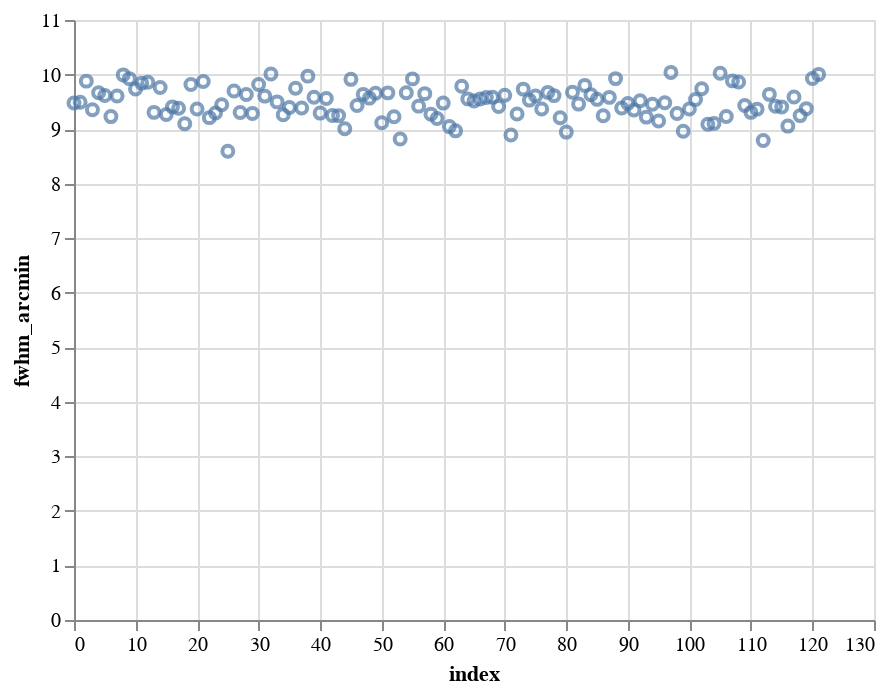

Notebook cell for this chart:
### Code cell
import altair as alt
from vega_datasets import data

alt.Chart(a).mark_point().encode(x="index", y="fwhm_arcmin")

### Figure 1 — Vega-Lite specification as saved in the notebook (floating-point values rounded to 4 significant figures)
{"$schema": "https://vega.github.io/schema/vega-lite/v2.6.0.json", "config": {"view": {"height": 300, "width": 400}}, "data": {"name": "data-4fc8b6ad00ead143f7f729ffa85837da"}, "datasets": {"data-4fc8b6ad00ead143f7f729ffa85837da": [{"bandcenter_ghz": 90.71, "bandwidth_ghz": 21.64, "fwhm_arcmin": 9.478, "fwhm_deg": 0.158, "index": 0}, {"bandcenter_ghz": 89.17, "bandwidth_ghz": 21.83, "fwhm_arcmin": 9.491, "fwhm_deg": 0.1582, "index": 1}, {"bandcenter_ghz": 88.53, "bandwidth_ghz": 22.97, "fwhm_arcmin": 9.879, "fwhm_deg": 0.1647, "index": 2}, {"bandcenter_ghz": 90.58, "bandwidth_ghz": 22.4, "fwhm_arcmin": 9.355, "fwhm_deg": 0.1559, "index": 3}, {"bandcenter_ghz": 89.27, "bandwidth_ghz": 22.98, "fwhm_arcmin": 9.667, "fwhm_deg": 0.1611, "index": 4}, {"bandcenter_ghz": 87.84, "bandwidth_ghz": 22.18, "fwhm_arcmin": 9.615, "fwhm_deg": 0.1603, "index": 5}, {"bandcenter_ghz": 92.06, "bandwidth_ghz": 21.89, "fwhm_arcmin": 9.229, "fwhm_deg": 0.1538, "index": 6}, {"bandcenter_ghz": 88.74, "bandwidth_ghz": 22.17, "fwhm_arcmin": 9.607, "fwhm_deg": 0.1601, "index": 7}, {"bandcenter_ghz": 90.23, "bandwidth_ghz": 22.63, "fwhm_arcmin": 9.993, "fwhm_deg": 0.1666, "index": 8}, {"bandcenter_ghz": 88.93, "bandwidth_ghz": 21.46, "fwhm_arcmin": 9.925, "fwhm_deg": 0.1654, "index": 9}, {"bandcenter_ghz": 89.28, "bandwidth_ghz": 22.7, "fwhm_arcmin": 9.734, "fwhm_deg": 0.1622, "index": 10}, {"bandcenter_ghz": 88.55, "bandwidth_ghz": 22.69, "fwhm_arcmin": 9.843, "fwhm_deg": 0.164, "index": 11}, {"bandcenter_ghz": 89.46, "bandwidth_ghz": 23.03, "fwhm_arcmin": 9.858, "fwhm_deg": 0.1643, "index": 12}, {"bandcenter_ghz": 90.16, "bandwidth_ghz": 23.12, "fwhm_arcmin": 9.307, "fwhm_deg": 0.1551, "index": 13}, {"bandcenter_ghz": 90.25, "bandwidth_ghz": 22.12, "fwhm_arcmin": 9.761, "fwhm_deg": 0.1627, "index": 14}, {"bandcenter_ghz": 88.84, "bandwidth_ghz": 21.7, "fwhm_arcmin": 9.267, "fwhm_deg": 0.1544, "index": 15}, {"bandcenter_ghz": 88.88, "bandwidth_ghz": 22.39, "fwhm_arcmin": 9.407, "fwhm_deg": 0.1568, "index": 16}, {"bandcenter_ghz": 89.79, "bandwidth_ghz": 22.66, "fwhm_arcmin": 9.382, "fwhm_deg": 0.1564, "index": 17}, {"bandcenter_ghz": 91.18, "bandwidth_ghz": 22.17, "fwhm_arcmin": 9.097, "fwhm_deg": 0.1516, "index": 18}, {"bandcenter_ghz": 90.13, "bandwidth_ghz": 23.2, "fwhm_arcmin": 9.817, "fwhm_deg": 0.1636, "index": 19}, {"bandcenter_ghz": 89.04, "bandwidth_ghz": 22.25, "fwhm_arcmin": 9.367, "fwhm_deg": 0.1561, "index": 20}, {"bandcenter_ghz": 89.3, "bandwidth_ghz": 22.45, "fwhm_arcmin": 9.874, "fwhm_deg": 0.1646, "index": 21}, {"bandcenter_ghz": 90.05, "bandwidth_ghz": 22.24, "fwhm_arcmin": 9.21, "fwhm_deg": 0.1535, "index": 22}, {"bandcenter_ghz": 90.33, "bandwidth_ghz": 22.39, "fwhm_arcmin": 9.294, "fwhm_deg": 0.1549, "index": 23}, {"bandcenter_ghz": 90.66, "bandwidth_ghz": 22.34, "fwhm_arcmin": 9.447, "fwhm_deg": 0.1575, "index": 24}, {"bandcenter_ghz": 89.98, "bandwidth_ghz": 21.7, "fwhm_arcmin": 8.594, "fwhm_deg": 0.1432, "index": 25}, {"bandcenter_ghz": 91.36, "bandwidth_ghz": 22.16, "fwhm_arcmin": 9.698, "fwhm_deg": 0.1616, "index": 26}, {"bandcenter_ghz": 87.81, "bandwidth_ghz": 22.59, "fwhm_arcmin": 9.304, "fwhm_deg": 0.1551, "index": 27}, {"bandcenter_ghz": 89.1, "bandwidth_ghz": 23.11, "fwhm_arcmin": 9.634, "fwhm_deg": 0.1606, "index": 28}, {"bandcenter_ghz": 91.39, "bandwidth_ghz": 22.15, "fwhm_arcmin": 9.287, "fwhm_deg": 0.1548, "index": 29}, {"bandcenter_ghz": 88.04, "bandwidth_ghz": 22.47, "fwhm_arcmin": 9.817, "fwhm_deg": 0.1636, "index": 30}, {"bandcenter_ghz": 90.16, "bandwidth_ghz": 22.52, "fwhm_arcmin": 9.605, "fwhm_deg": 0.1601, "index": 31}, {"bandcenter_ghz": 89.44, "bandwidth_ghz": 22.15, "fwhm_arcmin": 10.01, "fwhm_deg": 0.1668, "index": 32}, {"bandcenter_ghz": 87.6, "bandwidth_ghz": 22.71, "fwhm_arcmin": 9.499, "fwhm_deg": 0.1583, "index": 33}, {"bandcenter_ghz": 89.2, "bandwidth_ghz": 22.81, "fwhm_arcmin": 9.263, "fwhm_deg": 0.1544, "index": 34}, {"bandcenter_ghz": 89.96, "bandwidth_ghz": 22.65, "fwhm_arcmin": 9.397, "fwhm_deg": 0.1566, "index": 35}, {"bandcenter_ghz": 88.27, "bandwidth_ghz": 22.11, "fwhm_arcmin": 9.749, "fwhm_deg": 0.1625, "index": 36}, {"bandcenter_ghz": 88.3, "bandwidth_ghz": 22.43, "fwhm_arcmin": 9.387, "fwhm_deg": 0.1565, "index": 37}, {"bandcenter_ghz": 88.69, "bandwidth_ghz": 22.48, "fwhm_arcmin": 9.971, "fwhm_deg": 0.1662, "index": 38}, {"bandcenter_ghz": 89.49, "bandwidth_ghz": 22.62, "fwhm_arcmin": 9.584, "fwhm_deg": 0.1597, "index": 39}, {"bandcenter_ghz": 88.24, "bandwidth_ghz": 22.83, "fwhm_arcmin": 9.293, "fwhm_deg": 0.1549, "index": 40}, {"bandcenter_ghz": 89.84, "bandwidth_ghz": 22.65, "fwhm_arcmin": 9.559, "fwhm_deg": 0.1593, "index": 41}, {"bandcenter_ghz": 89.83, "bandwidth_ghz": 23.34, "fwhm_arcmin": 9.25, "fwhm_deg": 0.1542, "index": 42}, {"bandcenter_ghz": 89.85, "bandwidth_ghz": 22.68, "fwhm_arcmin": 9.247, "fwhm_deg": 0.1541, "index": 43}, {"bandcenter_ghz": 89.78, "bandwidth_ghz": 22.5, "fwhm_arcmin": 9.006, "fwhm_deg": 0.1501, "index": 44}, {"bandcenter_ghz": 89.38, "bandwidth_ghz": 22.88, "fwhm_arcmin": 9.912, "fwhm_deg": 0.1652, "index": 45}, {"bandcenter_ghz": 88.98, "bandwidth_ghz": 22.38, "fwhm_arcmin": 9.433, "fwhm_deg": 0.1572, "index": 46}, {"bandcenter_ghz": 90.6, "bandwidth_ghz": 21.72, "fwhm_arcmin": 9.636, "fwhm_deg": 0.1606, "index": 47}, {"bandcenter_ghz": 88.04, "bandwidth_ghz": 21.45, "fwhm_arcmin": 9.568, "fwhm_deg": 0.1595, "index": 48}, {"bandcenter_ghz": 89.24, "bandwidth_ghz": 22.33, "fwhm_arcmin": 9.659, "fwhm_deg": 0.161, "index": 49}, {"bandcenter_ghz": 89.8, "bandwidth_ghz": 22.88, "fwhm_arcmin": 9.116, "fwhm_deg": 0.1519, "index": 50}, {"bandcenter_ghz": 89.05, "bandwidth_ghz": 22.1, "fwhm_arcmin": 9.664, "fwhm_deg": 0.1611, "index": 51}, {"bandcenter_ghz": 90.22, "bandwidth_ghz": 23.29, "fwhm_arcmin": 9.226, "fwhm_deg": 0.1538, "index": 52}, {"bandcenter_ghz": 88.47, "bandwidth_ghz": 21.62, "fwhm_arcmin": 8.82, "fwhm_deg": 0.147, "index": 53}, {"bandcenter_ghz": 90.64, "bandwidth_ghz": 23.08, "fwhm_arcmin": 9.665, "fwhm_deg": 0.1611, "index": 54}, {"bandcenter_ghz": 90.06, "bandwidth_ghz": 22.48, "fwhm_arcmin": 9.921, "fwhm_deg": 0.1653, "index": 55}, {"bandcenter_ghz": 89.04, "bandwidth_ghz": 22.71, "fwhm_arcmin": 9.421, "fwhm_deg": 0.157, "index": 56}, {"bandcenter_ghz": 89.33, "bandwidth_ghz": 22.87, "fwhm_arcmin": 9.65, "fwhm_deg": 0.1608, "index": 57}, {"bandcenter_ghz": 88.92, "bandwidth_ghz": 22.42, "fwhm_arcmin": 9.274, "fwhm_deg": 0.1546, "index": 58}, {"bandcenter_ghz": 88.87, "bandwidth_ghz": 21.48, "fwhm_arcmin": 9.194, "fwhm_deg": 0.1532, "index": 59}, {"bandcenter_ghz": 90.23, "bandwidth_ghz": 21.25, "fwhm_arcmin": 9.477, "fwhm_deg": 0.1579, "index": 60}, {"bandcenter_ghz": 86.9, "bandwidth_ghz": 22.39, "fwhm_arcmin": 9.046, "fwhm_deg": 0.1508, "index": 61}, {"bandcenter_ghz": 88.43, "bandwidth_ghz": 22.27, "fwhm_arcmin": 8.968, "fwhm_deg": 0.1495, "index": 62}, {"bandcenter_ghz": 89.61, "bandwidth_ghz": 21.81, "fwhm_arcmin": 9.787, "fwhm_deg": 0.1631, "index": 63}, {"bandcenter_ghz": 89.23, "bandwidth_ghz": 22.63, "fwhm_arcmin": 9.554, "fwhm_deg": 0.1592, "index": 64}, {"bandcenter_ghz": 89.19, "bandwidth_ghz": 22.06, "fwhm_arcmin": 9.515, "fwhm_deg": 0.1586, "index": 65}, {"bandcenter_ghz": 88.99, "bandwidth_ghz": 22.7, "fwhm_arcmin": 9.552, "fwhm_deg": 0.1592, "index": 66}, {"bandcenter_ghz": 89.52, "bandwidth_ghz": 22.22, "fwhm_arcmin": 9.579, "fwhm_deg": 0.1597, "index": 67}, {"bandcenter_ghz": 89.92, "bandwidth_ghz": 22.53, "fwhm_arcmin": 9.584, "fwhm_deg": 0.1597, "index": 68}, {"bandcenter_ghz": 88.79, "bandwidth_ghz": 22.4, "fwhm_arcmin": 9.414, "fwhm_deg": 0.1569, "index": 69}, {"bandcenter_ghz": 88.91, "bandwidth_ghz": 22.08, "fwhm_arcmin": 9.62, "fwhm_deg": 0.1603, "index": 70}, {"bandcenter_ghz": 89.25, "bandwidth_ghz": 22.41, "fwhm_arcmin": 8.892, "fwhm_deg": 0.1482, "index": 71}, {"bandcenter_ghz": 88.07, "bandwidth_ghz": 22.3, "fwhm_arcmin": 9.275, "fwhm_deg": 0.1546, "index": 72}, {"bandcenter_ghz": 88.83, "bandwidth_ghz": 22.71, "fwhm_arcmin": 9.733, "fwhm_deg": 0.1622, "index": 73}, {"bandcenter_ghz": 89.75, "bandwidth_ghz": 23.33, "fwhm_arcmin": 9.531, "fwhm_deg": 0.1589, "index": 74}, {"bandcenter_ghz": 89.9, "bandwidth_ghz": 22.78, "fwhm_arcmin": 9.607, "fwhm_deg": 0.1601, "index": 75}, {"bandcenter_ghz": 89.65, "bandwidth_ghz": 21.47, "fwhm_arcmin": 9.368, "fwhm_deg": 0.1561, "index": 76}, {"bandcenter_ghz": 90.0, "bandwidth_ghz": 22.29, "fwhm_arcmin": 9.674, "fwhm_deg": 0.1612, "index": 77}, {"bandcenter_ghz": 88.51, "bandwidth_ghz": 23.15, "fwhm_arcmin": 9.614, "fwhm_deg": 0.1602, "index": 78}, {"bandcenter_ghz": 89.11, "bandwidth_ghz": 22.33, "fwhm_arcmin": 9.208, "fwhm_deg": 0.1535, "index": 79}, {"bandcenter_ghz": 90.19, "bandwidth_ghz": 22.5, "fwhm_arcmin": 8.945, "fwhm_deg": 0.1491, "index": 80}, {"bandcenter_ghz": 88.63, "bandwidth_ghz": 22.61, "fwhm_arcmin": 9.674, "fwhm_deg": 0.1612, "index": 81}, {"bandcenter_ghz": 88.66, "bandwidth_ghz": 22.55, "fwhm_arcmin": 9.458, "fwhm_deg": 0.1576, "index": 82}, {"bandcenter_ghz": 89.2, "bandwidth_ghz": 22.81, "fwhm_arcmin": 9.801, "fwhm_deg": 0.1634, "index": 83}, {"bandcenter_ghz": 90.81, "bandwidth_ghz": 21.74, "fwhm_arcmin": 9.628, "fwhm_deg": 0.1605, "index": 84}, {"bandcenter_ghz": 91.06, "bandwidth_ghz": 21.85, "fwhm_arcmin": 9.545, "fwhm_deg": 0.1591, "index": 85}, {"bandcenter_ghz": 88.5, "bandwidth_ghz": 22.27, "fwhm_arcmin": 9.245, "fwhm_deg": 0.1541, "index": 86}, {"bandcenter_ghz": 89.43, "bandwidth_ghz": 22.55, "fwhm_arcmin": 9.582, "fwhm_deg": 0.1597, "index": 87}, {"bandcenter_ghz": 88.61, "bandwidth_ghz": 21.89, "fwhm_arcmin": 9.925, "fwhm_deg": 0.1654, "index": 88}, {"bandcenter_ghz": 91.68, "bandwidth_ghz": 22.41, "fwhm_arcmin": 9.385, "fwhm_deg": 0.1564, "index": 89}, {"bandcenter_ghz": 87.97, "bandwidth_ghz": 23.09, "fwhm_arcmin": 9.47, "fwhm_deg": 0.1578, "index": 90}, {"bandcenter_ghz": 89.46, "bandwidth_ghz": 22.43, "fwhm_arcmin": 9.349, "fwhm_deg": 0.1558, "index": 91}, {"bandcenter_ghz": 90.81, "bandwidth_ghz": 22.46, "fwhm_arcmin": 9.52, "fwhm_deg": 0.1587, "index": 92}, {"bandcenter_ghz": 89.5, "bandwidth_ghz": 22.27, "fwhm_arcmin": 9.22, "fwhm_deg": 0.1537, "index": 93}, {"bandcenter_ghz": 89.66, "bandwidth_ghz": 22.52, "fwhm_arcmin": 9.456, "fwhm_deg": 0.1576, "index": 94}, {"bandcenter_ghz": 91.36, "bandwidth_ghz": 22.76, "fwhm_arcmin": 9.149, "fwhm_deg": 0.1525, "index": 95}, {"bandcenter_ghz": 89.37, "bandwidth_ghz": 23.11, "fwhm_arcmin": 9.482, "fwhm_deg": 0.158, "index": 96}, {"bandcenter_ghz": 88.04, "bandwidth_ghz": 22.54, "fwhm_arcmin": 10.04, "fwhm_deg": 0.1673, "index": 97}, {"bandcenter_ghz": 89.98, "bandwidth_ghz": 22.38, "fwhm_arcmin": 9.287, "fwhm_deg": 0.1548, "index": 98}, {"bandcenter_ghz": 90.3, "bandwidth_ghz": 22.49, "fwhm_arcmin": 8.959, "fwhm_deg": 0.1493, "index": 99}, {"bandcenter_ghz": 88.45, "bandwidth_ghz": 22.8, "fwhm_arcmin": 9.367, "fwhm_deg": 0.1561, "index": 100}, {"bandcenter_ghz": 90.48, "bandwidth_ghz": 21.54, "fwhm_arcmin": 9.542, "fwhm_deg": 0.159, "index": 101}, {"bandcenter_ghz": 90.24, "bandwidth_ghz": 22.63, "fwhm_arcmin": 9.739, "fwhm_deg": 0.1623, "index": 102}, {"bandcenter_ghz": 89.15, "bandwidth_ghz": 21.78, "fwhm_arcmin": 9.088, "fwhm_deg": 0.1515, "index": 103}, {"bandcenter_ghz": 89.87, "bandwidth_ghz": 21.53, "fwhm_arcmin": 9.105, "fwhm_deg": 0.1517, "index": 104}, {"bandcenter_ghz": 89.77, "bandwidth_ghz": 21.83, "fwhm_arcmin": 10.03, "fwhm_deg": 0.1671, "index": 105}, {"bandcenter_ghz": 88.0, "bandwidth_ghz": 22.5, "fwhm_arcmin": 9.231, "fwhm_deg": 0.1538, "index": 106}, {"bandcenter_ghz": 89.43, "bandwidth_ghz": 23.3, "fwhm_arcmin": 9.884, "fwhm_deg": 0.1647, "index": 107}, {"bandcenter_ghz": 88.91, "bandwidth_ghz": 21.81, "fwhm_arcmin": 9.863, "fwhm_deg": 0.1644, "index": 108}, {"bandcenter_ghz": 88.34, "bandwidth_ghz": 22.7, "fwhm_arcmin": 9.432, "fwhm_deg": 0.1572, "index": 109}, {"bandcenter_ghz": 88.35, "bandwidth_ghz": 23.08, "fwhm_arcmin": 9.307, "fwhm_deg": 0.1551, "index": 110}, {"bandcenter_ghz": 88.22, "bandwidth_ghz": 22.17, "fwhm_arcmin": 9.366, "fwhm_deg": 0.1561, "index": 111}, {"bandcenter_ghz": 90.21, "bandwidth_ghz": 22.97, "fwhm_arcmin": 8.792, "fwhm_deg": 0.1465, "index": 112}, {"bandcenter_ghz": 90.12, "bandwidth_ghz": 22.02, "fwhm_arcmin": 9.637, "fwhm_deg": 0.1606, "index": 113}, {"bandcenter_ghz": 91.02, "bandwidth_ghz": 22.73, "fwhm_arcmin": 9.419, "fwhm_deg": 0.157, "index": 114}, {"bandcenter_ghz": 90.72, "bandwidth_ghz": 22.36, "fwhm_arcmin": 9.407, "fwhm_deg": 0.1568, "index": 115}, {"bandcenter_ghz": 89.35, "bandwidth_ghz": 22.64, "fwhm_arcmin": 9.055, "fwhm_deg": 0.1509, "index": 116}, {"bandcenter_ghz": 90.55, "bandwidth_ghz": 22.51, "fwhm_arcmin": 9.587, "fwhm_deg": 0.1598, "index": 117}, {"bandcenter_ghz": 88.04, "bandwidth_ghz": 21.73, "fwhm_arcmin": 9.247, "fwhm_deg": 0.1541, "index": 118}, {"bandcenter_ghz": 88.67, "bandwidth_ghz": 22.6, "fwhm_arcmin": 9.375, "fwhm_deg": 0.1562, "index": 119}, {"bandcenter_ghz": 89.45, "bandwidth_ghz": 22.4, "fwhm_arcmin": 9.928, "fwhm_deg": 0.1655, "index": 120}, {"bandcenter_ghz": 88.89, "bandwidth_ghz": 22.01, "fwhm_arcmin": 10.0, "fwhm_deg": 0.1667, "index": 121}]}, "encoding": {"x": {"field": "index", "type": "quantitative"}, "y": {"field": "fwhm_arcmin", "type": "quantitative"}}, "mark": "point"}
